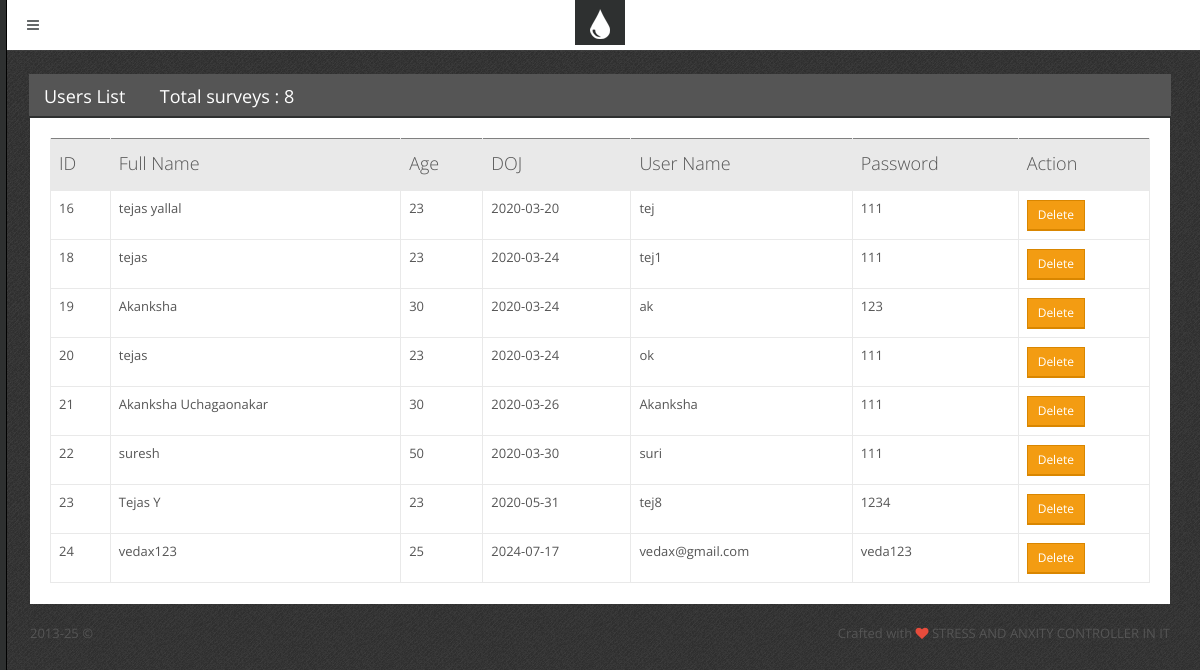
/admin_view1.php, run on the app's committed database.
### tables this page shows
CREATE TABLE `users` (
  `id` int(255) NOT NULL,
  `fname` varchar(256) NOT NULL,
  `email_id` varchar(256) NOT NULL,
  `age` int(255) NOT NULL,
  `uname` varchar(256) NOT NULL,
  `pswd` varchar(256) NOT NULL,
  `DOJ` varchar(256) NOT NULL
);

### admin_view1.php (the view, shortened to what this page needs)
<?php include 'inc/Aconfig.php';  ?>
<?php include 'inc/top.php';       ?>
<?php
	include("db.php");
			$result = mysqli_query($con,"SELECT * FROM users");
			$count=mysqli_num_rows($result);
?>
<div class="block">
        <div class="block-title">
            <h2>Users List</h2>
  			<?php echo"<h4> Total surveys : ".$count."</h4>"; ?>
        </div>
        <div class="table-responsive">
            <table id="general-table" class="table" border="1">
                <thead>
                    <tr>
                        <th>ID</th>
                        <th>Full Name</th>
                        <th>Age</th>
                        <th>DOJ</th>
                        <th >User Name</th>
                        <th >Password</th>
                        <th >Action</th>
                    </tr>
                </thead>
                <tbody>
                    <?php
								while($test = mysqli_fetch_array($result))
							{
								$bid = $test['id'];
                    ?>
                    <tr>
                        <td ><?php echo "".$test['id'];  ?></td>
                        <td ><?php echo "".$test['fname'];  ?></td>
                        <td ><?php echo "".$test['age'];  ?></td>
                        <td ><?php echo "".$test['DOJ'];  ?></td>
                        <td ><?php echo "".$test['uname'];  ?></td>
                        <td ><?php echo "".$test['pswd'];  ?></td>
                      	<td><?php echo "<a href ='admin_del_survey.php?bid=$bid' class='btn btn-sm btn-primary' >Delete</a>";?></td>
                    </tr>
				<?php } ?>
                </tbody>
 		</table>
        </div>
    </div>
<?php include 'inc/footer.php';  ?>
<?php include 'inc/bottom.php';  ?>

### inc/top.php (shortened to what this page needs)
<!DOCTYPE html>
 <html class="no-js">
    <head>
        <link rel="stylesheet" href="css/bootstrap.css">
        <link rel="stylesheet" href="css/plugins.css">
        <link rel="stylesheet" href="css/main.css">
        <link rel="stylesheet" href="css/themes.css">
    </head>
    <?php
    $body_classes = '';
    if ($template['header'] == 'navbar-fixed-top') {
        $body_classes = 'header-fixed-top';
    } else if ($template['header'] == 'navbar-fixed-bottom') {
        $body_classes = 'header-fixed-bottom';
    }
    ?>
    <body<?php if ($body_classes) { echo ' class="' . $body_classes . '"'; } ?>>
        <div id="sidebar-left"<?php if ($template['sidebar_left'] == 'enable-hover') { echo ' class="enable-hover"'; } ?>>
            <div class="sidebar-content">
                <div class="sidebar-left-scroll">
                </div>
            </div>
        </div>
        <div id="page-container"<?php if ($template['page'] == 'full-width') { echo ' class="full-width"'; } ?>>
            <header class="navbar<?php if ($template['header_navbar']) { echo ' ' . $template['header_navbar']; } ?><?php if ($template['header']) { echo ' '. $template['header']; } ?>">
                <ul class="nav header-nav pull-left">
                    <li>
                        <a href="javascript:void(0)" id="sidebar-left-toggle">
                            <i class="fa fa-bars"></i>
                        </a>
                    </li>
                </ul>
                <a  class="navbar-brand">
                    <img src="img/template/drop.png" alt="FreshUI">
                </a>
            </header>
            <div id="fx-container"<?php if ($template['content_fx']) { echo ' class="'.$template['content_fx'].'"'; } ?>>

### inc/footer.php (shortened to what this page needs)
        <footer class="clearfix">
            <div class="pull-right">
                Crafted with <i class="fa fa-heart text-danger"></i> STRESS AND ANXITY CONTROLLER IN IT
            </div>
            <div class="pull-left">
                <span id="year-copy"></span> &copy;
            </div>
        </footer>
    </div>
</div>

### inc/bottom.php (shortened to what this page needs)
    </body>
</html>

### data on the page
users: id "16", fname "tejas yallal", age "23", DOJ "2020-03-20", uname "tej", pswd "111"
users: id "18", fname "tejas", age "23", DOJ "2020-03-24", uname "tej1", pswd "111"
users: id "19", fname "Akanksha", age "30", DOJ "2020-03-24", uname "ak", pswd "123"
users: id "20", fname "tejas", age "23", DOJ "2020-03-24", uname "ok", pswd "111"
users: id "21", fname "Akanksha Uchagaonakar", age "30", DOJ "2020-03-26", uname "Akanksha", pswd "111"
users: id "22", fname "suresh", age "50", DOJ "2020-03-30", uname "suri", pswd "111"
users: id "23", fname "Tejas Y", age "23", DOJ "2020-05-31", uname "tej8", pswd "1234"
users: id "24", fname "vedax123", age "25", DOJ "2024-07-17", uname "vedax@gmail.com", pswd "veda123"

### other printed values
$count "8"
